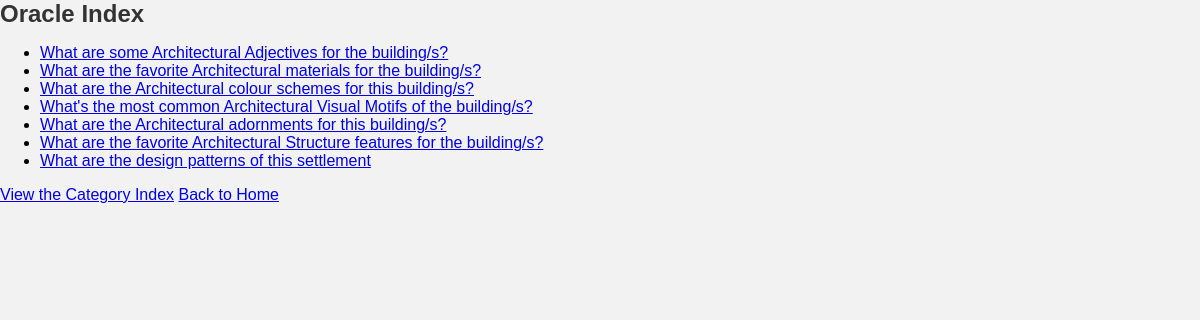
Page /oracles/ on the earlier database version.
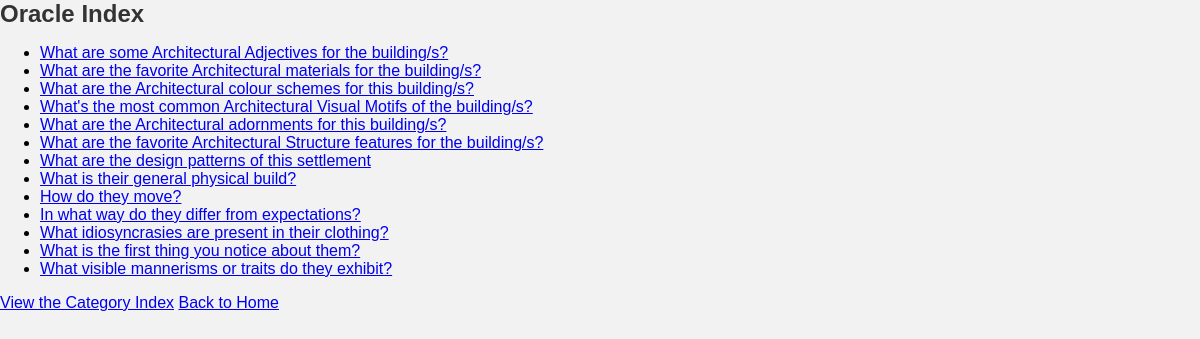
Same page on the later database version.
### oracles/models.py (models this page shows, shortened)
class OracleQuestion(models.Model):
    question_text = models.CharField(max_length=200)
    category = models.CharField(max_length=200, default='General')
    description = models.TextField(blank=True)
    die = models.CharField(max_length=6, default='d20')

### oracles/views.py (the view)
# urls.py: path('', views.index, name='index'),
def index(request):
    latest_question_list = OracleQuestion.objects.order_by('category')
    context = {'latest_question_list': latest_question_list}
    return render(request, 'oracles/index.html', context)

### oracles/templates/oracles/index.html
{% load static %}
<link rel="stylesheet" href="{% static 'simpleGMe/css/styles.css' %}">
<h1>Oracle Index</h1>
<ul>
{% for question in latest_question_list %}
    <li><a href="{% url 'oracles:detail' question.id %}">{{ question.question_text }}</a></li>
{% endfor %}
</ul>
<a href="{% url 'oracles:indexCategory' %}">View the Category Index</a>
<a href="/">Back to Home</a>

### simpleGMe/static/simpleGMe/css/styles.css (style rules this page uses)
body, h1, p { margin: 0; padding: 0; }
h1 { font-size: 24px; font-weight: bold; color: #333; margin-bottom: 10px; }

Differences in the rows shown:
added OracleQuestion: question_text "What is their general physical build?"
added OracleQuestion: question_text "How do they move?"
added OracleQuestion: question_text "In what way do they differ from expectations?"
added OracleQuestion: question_text "What idiosyncrasies are present in their clothing?"
added OracleQuestion: question_text "What is the first thing you notice about them?"
added OracleQuestion: question_text "What visible mannerisms or traits do they exhibit?"
